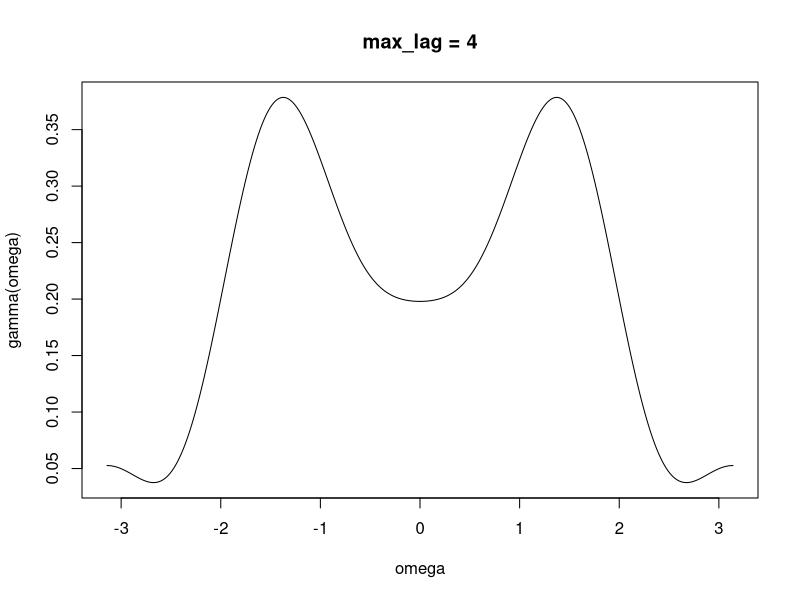
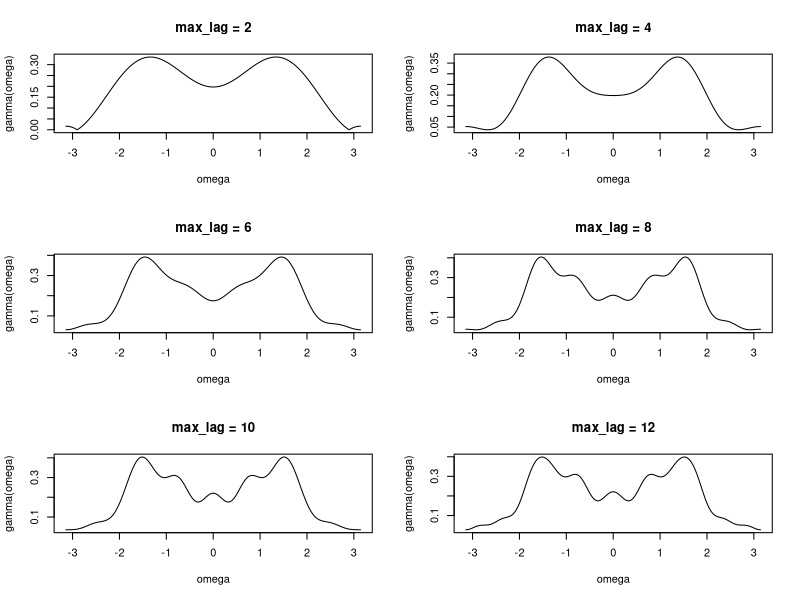
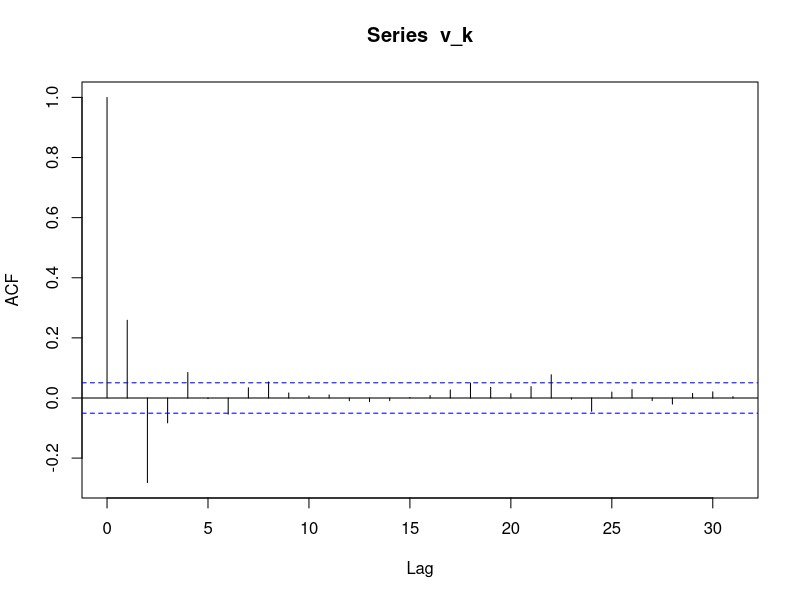
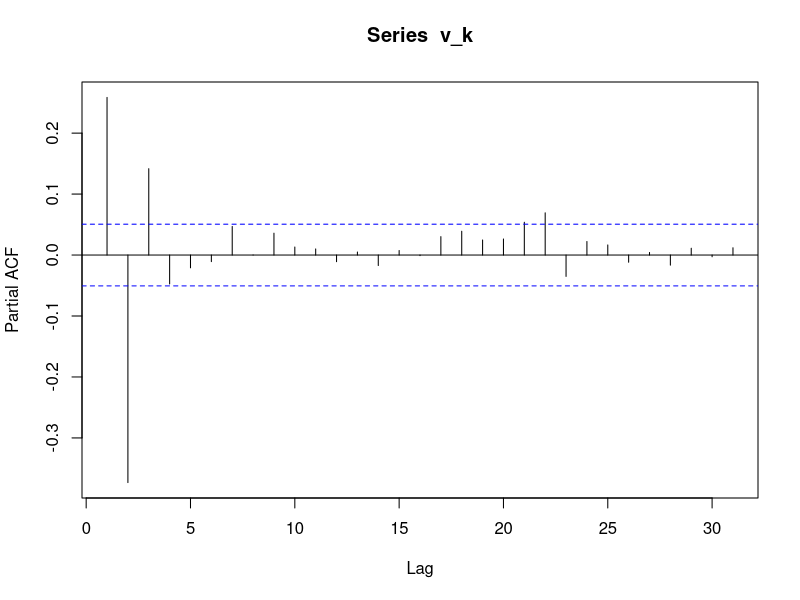
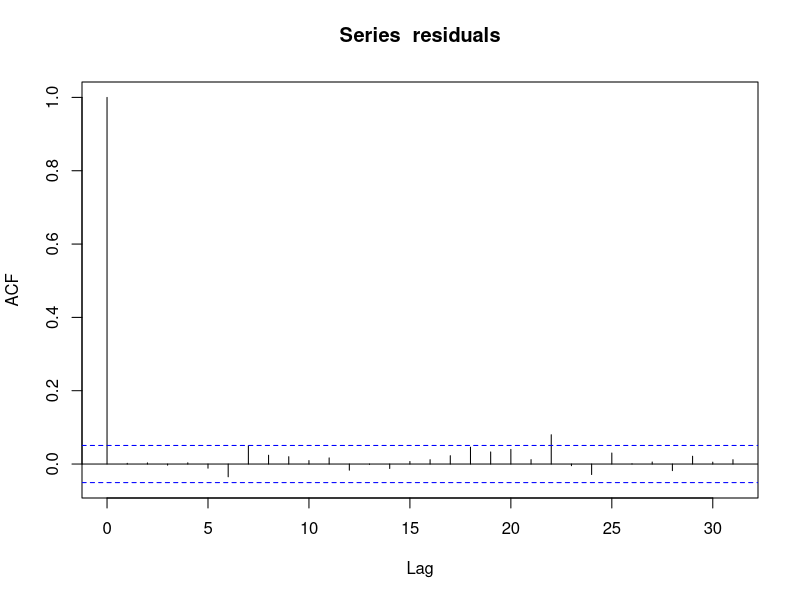
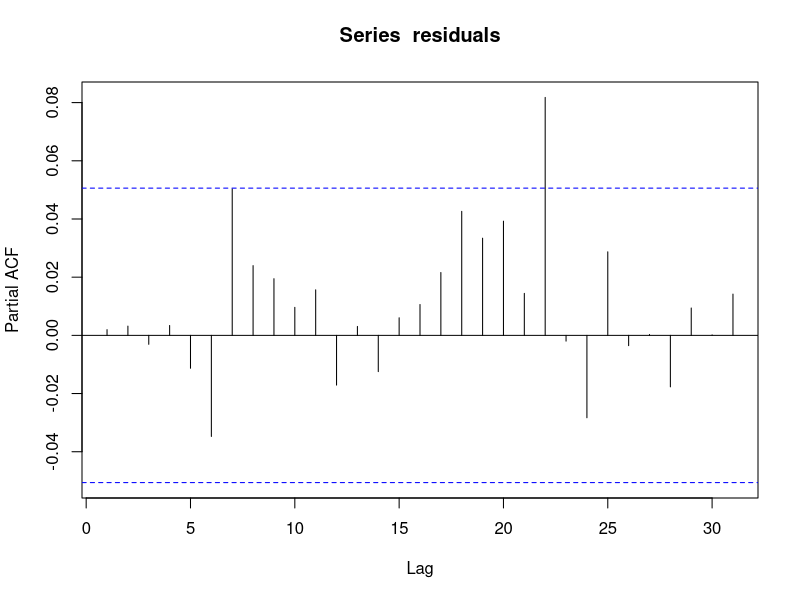
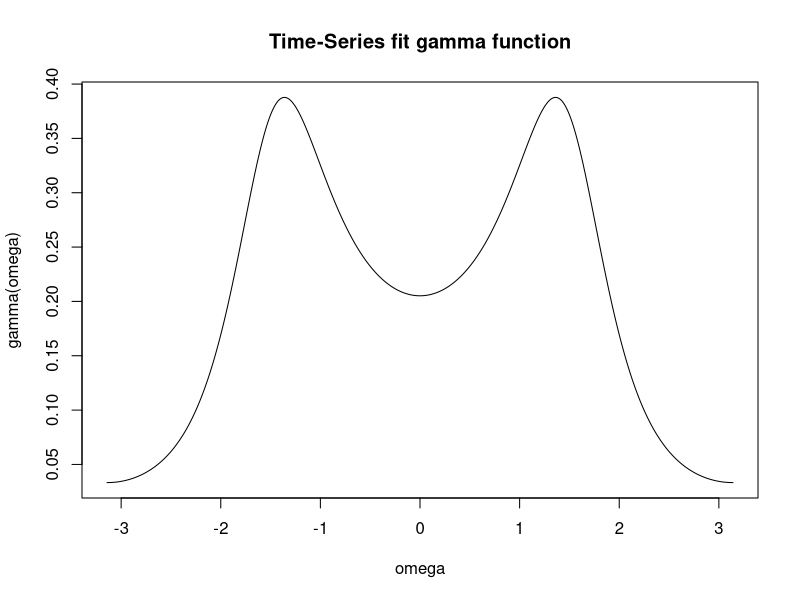
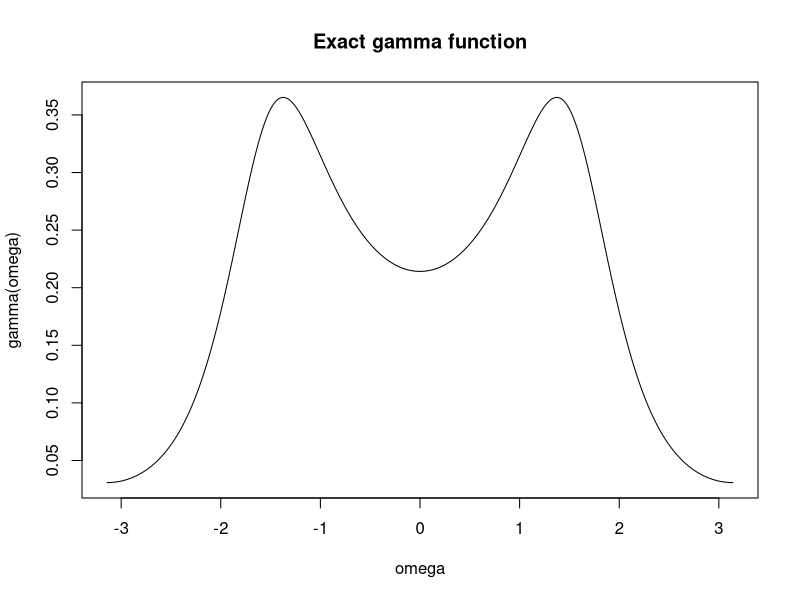

Here is the R script that generated these plots, in order:
v_k = arima.sim(n = 1500, list(ar = c(0, -0.25), ma = c(0.45)))

acvf_l = acf(v_k, type = "covariance", lag.max = 4, plot = F)$acf

omega = seq(-pi,pi,length.out = 10000)
gamma_w = c()
for (w in omega) {
  sums_pos = 0
  for (l in 1:4) {
    sums_pos = sums_pos + 2*acvf_l[l+1]*cos(w*l)
  }
  sums = (sums_pos+acvf_l[1]*exp(0))/(2*pi)
  gamma_w = c(gamma_w, sums)
}
par(mfrow=c(1,1))
plot(omega, abs(gamma_w), type='l',
     main = paste("max_lag = 4", sep=" "),
     xlab = 'omega', ylab = 'gamma(omega)')

max_lag = seq(2, 12, 2)
par(mfrow=c(3,2))
for (l in max_lag) {
  acvf_l = acf(v_k, type = "covariance", lag.max = l, plot = F)$acf
  
  omega = seq(-pi,pi,length.out = 10000)
  gamma_w = c()
  for (w in omega) {
    sums_pos = 0
    for (l in 1:l) {
      sums_pos = sums_pos + 2*acvf_l[l+1]*cos(w*l)
    }
    sums = (sums_pos+acvf_l[1]*exp(0))/(2*pi)
    gamma_w = c(gamma_w, sums)
  }
  plot(omega, abs(gamma_w), type='l',
       main = paste("max_lag =", l, sep=" "),
       xlab = 'omega', ylab = 'gamma(omega)')
}

### Alternate implementation of same method.
# omega = seq(-pi,pi,length.out = 10000)
# gamma_w = c()
# for (w in omega) {
#   sums_pos = complex(real=0, imaginary = 0)
#   sums_neg = complex(real=0, imaginary = 0)
#   for (l in 1:max_lag) {
#     sums_pos = sums_pos + acvf_l[l+1]*exp(complex(real=0, imaginary = -w*l))
#     sums_neg = sums_neg + acvf_l[l+1]*exp(complex(real=0, imaginary = +w*l))
#   }
#   sums = (sums_pos+sums_neg+acvf_l[1]*exp(0))/(2*pi)
#   gamma_w = c(gamma_w, sums)
# }

par(mfrow=c(1,1))
acf(v_k)
pacf(v_k)
# ACF and PACF indicate an ARMA model of (2,2) configuration. As mentioned in
# class an ARMA(2,2) model is more than sufficient in terms of parsimonious models.

model = arima(v_k, order = c(2,0,2))
summary(model)
# The Standard error for the coefficient of e[k-2] is high. Hence using ARMA(2,0,1).
model = arima(v_k, order = c(2,0,1))
summary(model)
residuals = model$residuals
acf(residuals)
pacf(residuals)
# The ACF and PACF plots suggest that the residual has White-noise like characteristics.

gamma_tsfit = c()
for (w in omega) {
  sums = abs(((1+0.3876*exp(complex(real = 0, imaginary = -w)))/
                (1-0.0585*exp((complex(real = 0, imaginary = -w)))+
                                0.2806*exp((complex(real = 0, imaginary = -2*w))))))^2
  sums = sums/(2*pi)
  gamma_tsfit = c(gamma_tsfit, sums)
}
par(mfrow=c(1,1))
plot(omega, abs(gamma_tsfit), type='l',main = 'Time-Series fit gamma function', xlab = 'omega', ylab = 'gamma(omega)')

gamma_exact = c()
for (w in omega) {
  sums = abs(((1+0.45*exp(complex(real = 0, imaginary = -w)))/(1+0.25*exp((complex(real = 0, imaginary = -2*w))))))^2
  sums = sums/(2*pi)
  gamma_exact = c(gamma_exact, sums)
}

par(mfrow=c(1,1))
plot(omega, abs(gamma_exact), type='l',
     main = 'Exact gamma function', xlab = 'omega', ylab = 'gamma(omega)')
